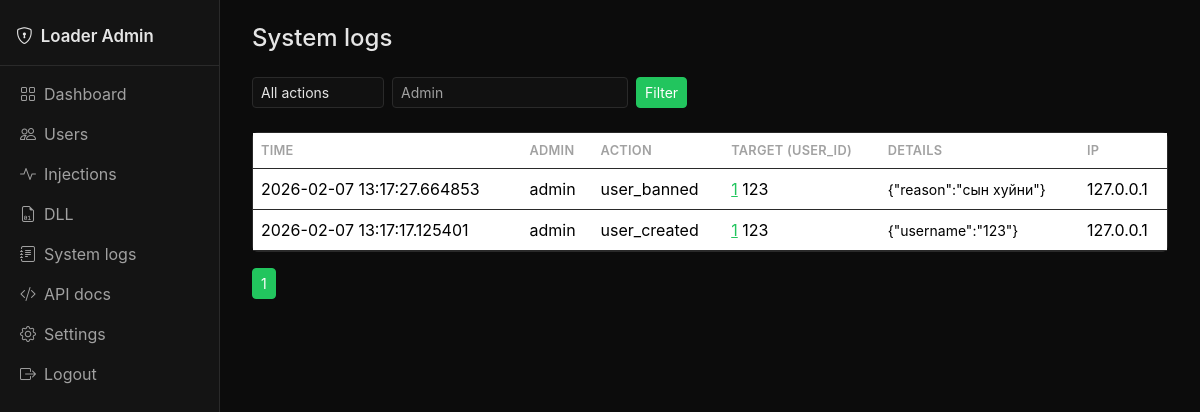
/admin/system_logs (signed in), run on the app's committed database.
### models.py (models this page shows, shortened)
class SystemLog(db.Model):
    __tablename__ = "system_logs"
    id = db.Column(db.Integer, primary_key=True, autoincrement=True)
    admin_id = db.Column(db.Integer, db.ForeignKey("admin_users.id", ondelete="SET NULL"))
    action_type = db.Column(db.String(100), nullable=False)
    target_user_id = db.Column(db.Integer)
    details = db.Column(db.Text)
    ip_address = db.Column(db.String(45))
    created_at = db.Column(db.DateTime, default=datetime.utcnow)

class AdminUser(db.Model):
    __tablename__ = "admin_users"
    id = db.Column(db.Integer, primary_key=True, autoincrement=True)
    username = db.Column(db.String(255), unique=True, nullable=False)
    password = db.Column(db.String(255), nullable=False)
    role = db.Column(db.String(20), default="moderator")  # admin, moderator
    created_at = db.Column(db.DateTime, default=datetime.utcnow)
    last_login = db.Column(db.DateTime)

class User(db.Model):
    __tablename__ = "users"
    id = db.Column(db.Integer, primary_key=True, autoincrement=True)
    username = db.Column(db.String(255), unique=True, nullable=False)
    password = db.Column(db.String(255), nullable=False)
    secondary_group_ids = db.Column(db.Text, default="[]")  # JSON array as string
    is_banned = db.Column(db.Boolean, default=False)
    ban_reason = db.Column(db.Text)
    banned_by = db.Column(db.Integer)
    banned_at = db.Column(db.DateTime)
    created_at = db.Column(db.DateTime, default=datetime.utcnow)
    last_login = db.Column(db.DateTime)
    subscription_expires = db.Column(db.DateTime)
    hwid = db.Column(db.String(255), nullable=True)  # loader sends this; admin binds to user

### admin_routes.py (the view)
@admin_bp.route("/system_logs")
@admin_required
def system_logs():
    action_filter = (request.args.get("action_type") or "").strip()
    admin_filter = (request.args.get("admin") or "").strip()
    page = max(1, request.args.get("p", type=int) or 1)
    per_page = 50
    q = db.session.query(SystemLog, AdminUser.username).outerjoin(
        AdminUser, AdminUser.id == SystemLog.admin_id
    )
    if action_filter:
        q = q.filter(SystemLog.action_type == action_filter)
    if admin_filter:
        q = q.filter(AdminUser.username.contains(admin_filter))
    q = q.order_by(SystemLog.created_at.desc())
    total = q.count()
    logs = q.offset((page - 1) * per_page).limit(per_page).all()
    total_pages = max(1, (total + per_page - 1) // per_page)
    action_types = db.session.query(SystemLog.action_type).distinct().order_by(SystemLog.action_type).all()
    action_types = [x[0] for x in action_types]
    target_usernames = {}
    if logs:
        ids = list({log.target_user_id for log, _ in logs if log.target_user_id})
        for u in User.query.filter(User.id.in_(ids)).all():
            target_usernames[u.id] = u.username
    return render_template(
        "admin/system_logs.html",
        logs=logs,
        page=page,
        total_pages=total_pages,
        action_filter=action_filter,
        admin_filter=admin_filter,
        action_types=action_types,
        target_usernames=target_usernames,
    )

### admin_routes.py (called while the page is built)
def admin_required(f):
    @wraps(f)
    def wrapped(*args, **kwargs):
        if not session.get("admin_id"):
            return redirect(url_for("admin.login", next=request.url))
        return f(*args, **kwargs)
    return wrapped

### templates/admin/system_logs.html (shortened to what this page needs)
{% extends "base.html" %}
{% block content %}
<h4 class="mb-4">System logs</h4>
<form class="row g-2 mb-4" method="get">
    <div class="col-auto">
        <select name="action_type" class="form-select form-select-sm">
            <option value="">All actions</option>
        </select>
    </div>
    <div class="col-auto"><input type="text" name="admin" class="form-control form-control-sm" placeholder="Admin" value="{{ admin_filter }}"></div>
    <div class="col-auto"><button type="submit" class="btn btn-primary btn-sm">Filter</button></div>
</form>
<div class="card">
    <div class="table-responsive">
        <table class="table table-hover mb-0">
            <thead><tr><th>Time</th><th>Admin</th><th>Action</th><th>Target (user_id)</th><th>Details</th><th>IP</th></tr></thead>
            <tbody>
            {% for log, admin_name in logs %}
            <tr>
                <td>{{ log.created_at }}</td>
                <td>{{ admin_name or '-' }}</td>
                <td>{{ log.action_type }}</td>
                <td>{% if log.target_user_id %}<a href="{{ url_for('admin.users', search=target_usernames.get(log.target_user_id, '')) }}">{{ log.target_user_id }}</a> {{ target_usernames.get(log.target_user_id, '') }}{% else %}-{% endif %}</td>
                <td><small>{{ log.details or '' }}</small></td>
                <td>{{ log.ip_address or '' }}</td>
            </tr>
            {% endfor %}
            </tbody>
        </table>
    </div>
</div>
<nav class="mt-3"><ul class="pagination pagination-sm">
    {% for i in range(1, total_pages + 1) %}
    <li class="page-item {% if i == page %}active{% endif %}"><a class="page-link" href="{{ url_for('admin.system_logs', p=i, action_type=action_filter, admin=admin_filter) }}">{{ i }}</a></li>
    {% endfor %}
</ul></nav>
{% endblock %}

### templates/base.html (shortened to what this page needs)
<!DOCTYPE html>
<html lang="en">
<head>
    <link href="https://cdn.jsdelivr.net/npm/bootstrap@5.3.2/dist/css/bootstrap.min.css" rel="stylesheet">
    <link href="https://cdn.jsdelivr.net/npm/bootstrap-icons@1.11.1/font/bootstrap-icons.css" rel="stylesheet">
    <link href="{{ url_for('static', filename='css/theme.css') }}" rel="stylesheet">
</head>
<body>
    <div class="d-flex">
        <nav class="sidebar">
            <div class="sidebar-brand">
                <a class="text-decoration-none" href="{{ url_for('admin.index') }}"><i class="bi bi-shield-lock me-2"></i>Loader Admin</a>
            </div>
            <ul class="nav flex-column">
                <li class="nav-item"><a class="nav-link" href="{{ url_for('admin.index') }}"><i class="bi bi-grid me-2"></i>Dashboard</a></li>
                <li class="nav-item"><a class="nav-link" href="{{ url_for('admin.users') }}"><i class="bi bi-people me-2"></i>Users</a></li>
                <li class="nav-item"><a class="nav-link" href="{{ url_for('admin.injections') }}"><i class="bi bi-activity me-2"></i>Injections</a></li>
                <li class="nav-item"><a class="nav-link" href="{{ url_for('admin.dll_management') }}"><i class="bi bi-file-earmark-binary me-2"></i>DLL</a></li>
                <li class="nav-item"><a class="nav-link" href="{{ url_for('admin.system_logs') }}"><i class="bi bi-journal-text me-2"></i>System logs</a></li>
                <li class="nav-item"><a class="nav-link" href="{{ url_for('admin.api_docs') }}"><i class="bi bi-code-slash me-2"></i>API docs</a></li>
                {% if session.get('admin_role') == 'admin' %}
                <li class="nav-item"><a class="nav-link" href="{{ url_for('admin.settings') }}"><i class="bi bi-gear me-2"></i>Settings</a></li>
                {% endif %}
                <li class="nav-item"><a class="nav-link" href="{{ url_for('admin.logout') }}"><i class="bi bi-box-arrow-right me-2"></i>Logout</a></li>
            </ul>
        </nav>
        <main class="flex-grow-1 content-area">
            {% block content %}{% endblock %}
        </main>
    </div>
</body>
</html>

### static/css/theme.css (style rules this page uses)
:root { --bg-page: #0c0c0c; --bg-panel: #141414; --bg-card: #1a1a1a; --bg-input: #111111; --border: #2a2a2a; --border-light: #333; --text: #e5e5e5; --text-muted: #a1a1a1; --accent: #22c55e; --accent-hover: #16a34a; --accent-dim: rgba(34, 197, 94, 0.15); --sidebar-width: 220px; }
* { box-sizing: border-box; }
body { background: var(--bg-page); color: var(--text); min-height: 100vh; font-family: -apple-system, BlinkMacSystemFont, "Segoe UI", Roboto, "Helvetica Neue", Arial, sans-serif; }
.sidebar { background: var(--bg-panel); border-right: 1px solid var(--border); min-height: 100vh; width: var(--sidebar-width); position: fixed; top: 0; left: 0; bottom: 0; padding-top: 1.5rem; }
.sidebar-brand { padding: 0 1rem 1rem; border-bottom: 1px solid var(--border); margin-bottom: 0.5rem; }
.sidebar-brand a { color: var(--text) !important; font-weight: 600; font-size: 1.05rem; }
.sidebar .nav-link { color: var(--text-muted); padding: 0.5rem 1rem; margin: 0 0.25rem; border-radius: 4px; }
main.content-area { margin-left: var(--sidebar-width); padding: 1.5rem 2rem; min-height: 100vh; }
h1, h2, h3, h4, h5, h6 { color: var(--text); }
.card { background: var(--bg-card); border: 1px solid var(--border); color: var(--text); }
.table { color: var(--text); }
.table thead th { border-color: var(--border); color: var(--text-muted); font-weight: 600; font-size: 0.8rem; text-transform: uppercase; letter-spacing: 0.02em; }
.table td, .table th { border-color: var(--border); vertical-align: middle; }
.form-control, .form-select { background: var(--bg-input); border: 1px solid var(--border); color: var(--text); }
.form-control::placeholder { color: var(--text-muted); }
.btn-primary { background: var(--accent); border-color: var(--accent); color: #fff; }
a { color: var(--accent); }
.pagination .page-link { background: var(--bg-card); border-color: var(--border); color: var(--text); }
.pagination .page-item.active .page-link { background: var(--accent); border-color: var(--accent); color: #fff; }

### data on the page
SystemLog: created_at "2026-02-07 13:17:27.664853", username "admin", action_type "user_banned", target_user_id "1", details "{\"reason\":\"сын хуйни\"}", ip_address "127.0.0.1"
User: get "123"
SystemLog: created_at "2026-02-07 13:17:17.125401", username "admin", action_type "user_created", target_user_id "1", details "{\"username\":\"123\"}", ip_address "127.0.0.1"

### other printed values
{{ i }} "1"
